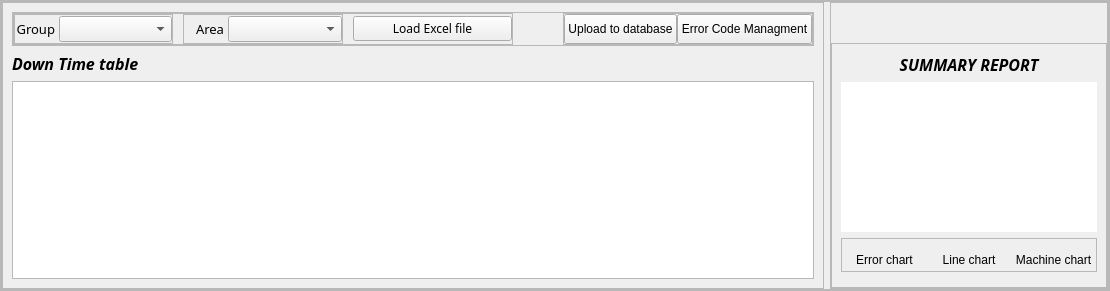
             <widget class="QWidget" name="DT_import_data_page">
              <layout class="QHBoxLayout" name="horizontalLayout_68">
               <property name="spacing">
                <number>0</number>
               </property>
               <property name="leftMargin">
                <number>0</number>
               </property>
               <property name="topMargin">
                <number>0</number>
               </property>
               <property name="rightMargin">
                <number>0</number>
               </property>
               <property name="bottomMargin">
                <number>0</number>
               </property>
               <item>
                <widget class="QFrame" name="frame_95">
                 <property name="frameShape">
                  <enum>QFrame::StyledPanel</enum>
                 </property>
                 <property name="frameShadow">
                  <enum>QFrame::Raised</enum>
                 </property>
                 <layout class="QVBoxLayout" name="verticalLayout_49">
                  <property name="spacing">
                   <number>0</number>
                  </property>
                  <property name="leftMargin">
                   <number>0</number>
                  </property>
                  <property name="topMargin">
                   <number>0</number>
                  </property>
                  <property name="rightMargin">
                   <number>0</number>
                  </property>
                  <property name="bottomMargin">
                   <number>0</number>
                  </property>
                  <item>
                   <widget class="QFrame" name="frame_97">
                    <property name="frameShape">
                     <enum>QFrame::StyledPanel</enum>
                    </property>
                    <property name="frameShadow">
                     <enum>QFrame::Raised</enum>
                    </property>
                    <layout class="QHBoxLayout" name="horizontalLayout_72">
                     <property name="leftMargin">
                      <number>0</number>
                     </property>
                     <property name="topMargin">
                      <number>0</number>
                     </property>
                     <property name="rightMargin">
                      <number>0</number>
                     </property>
                     <property name="bottomMargin">
                      <number>0</number>
                     </property>
                     <item>
                      <widget class="QFrame" name="frame_100">
                       <property name="frameShape">
                        <enum>QFrame::StyledPanel</enum>
                       </property>
                       <property name="frameShadow">
                        <enum>QFrame::Raised</enum>
                       </property>
                       <layout class="QVBoxLayout" name="verticalLayout_50">
                        <item>
                         <widget class="QFrame" name="frame_96">
                          <property name="frameShape">
                           <enum>QFrame::StyledPanel</enum>
                          </property>
                          <property name="frameShadow">
                           <enum>QFrame::Raised</enum>
                          </property>
                          <layout class="QHBoxLayout" name="horizontalLayout_73">
                           <property name="spacing">
                            <number>50</number>
                           </property>
                           <property name="leftMargin">
                            <number>0</number>
                           </property>
                           <property name="topMargin">
                            <number>0</number>
                           </property>
                           <property name="rightMargin">
                            <number>0</number>
                           </property>
                           <property name="bottomMargin">
                            <number>0</number>
                           </property>
                           <item>
                            <widget class="QFrame" name="frame_98">
                             <property name="sizePolicy">
                              <sizepolicy hsizetype="Preferred" vsizetype="Preferred">
                               <horstretch>0</horstretch>
                               <verstretch>0</verstretch>
                              </sizepolicy>
                             </property>
                             <property name="minimumSize">
                              <size>
                               <width>500</width>
                               <height>0</height>
                              </size>
                             </property>
                             <property name="maximumSize">
                              <size>
                               <width>500</width>
                               <height>50</height>
                              </size>
                             </property>
                             <property name="frameShape">
                              <enum>QFrame::StyledPanel</enum>
                             </property>
                             <property name="frameShadow">
                              <enum>QFrame::Raised</enum>
                             </property>
                             <property name="lineWidth">
                              <number>0</number>
                             </property>
                             <layout class="QHBoxLayout" name="horizontalLayout_71">
                              <property name="spacing">
                               <number>10</number>
                              </property>
                              <property name="leftMargin">
                               <number>0</number>
                              </property>
                              <property name="topMargin">
                               <number>0</number>
                              </property>
                              <property name="rightMargin">
                               <number>0</number>
                              </property>
                              <property name="bottomMargin">
                               <number>0</number>
                              </property>
                              <item>
                               <widget class="QFrame" name="frame_99">
                                <property name="frameShape">
                                 <enum>QFrame::StyledPanel</enum>
                                </property>
                                <property name="frameShadow">
                                 <enum>QFrame::Raised</enum>
                                </property>
                                <layout class="QHBoxLayout" name="horizontalLayout_69">
                                 <property name="spacing">
                                  <number>4</number>
                                 </property>
                                 <property name="leftMargin">
                                  <number>0</number>
                                 </property>
                                 <property name="topMargin">
                                  <number>0</number>
                                 </property>
                                 <property name="rightMargin">
                                  <number>0</number>
                                 </property>
                                 <property name="bottomMargin">
                                  <number>0</number>
                                 </property>
                                 <item>
                                  <widget class="QLabel" name="label_67">
                                   <property name="maximumSize">
                                    <size>
                                     <width>40</width>
                                     <height>16777215</height>
                                    </size>
                                   </property>
                                   <property name="font">
                                    <font>
                                     <family>Rockwell</family>
                                     <pointsize>10</pointsize>
                                    </font>
                                   </property>
                                   <property name="text">
                                    <string>Group</string>
                                   </property>
                                   <property name="alignment">
                                    <set>Qt::AlignRight|Qt::AlignTrailing|Qt::AlignVCenter</set>
                                   </property>
                                  </widget>
                                 </item>
                                 <item>
                                  <widget class="QComboBox" name="DT_group_input_data">
                                   <property name="font">
                                    <font>
                                     <family>Rockwell</family>
                                     <pointsize>10</pointsize>
                                    </font>
                                   </property>
                                  </widget>
                                 </item>
                                </layout>
                               </widget>
                              </item>
                              <item>
                               <widget class="QFrame" name="frame_102">
                                <property name="frameShape">
                                 <enum>QFrame::StyledPanel</enum>
                                </property>
                                <property name="frameShadow">
                                 <enum>QFrame::Raised</enum>
                                </property>
                                <layout class="QHBoxLayout" name="horizontalLayout_70">
                                 <property name="spacing">
                                  <number>4</number>
                                 </property>
                                 <property name="leftMargin">
                                  <number>0</number>
                                 </property>
                                 <property name="topMargin">
                                  <number>0</number>
                                 </property>
                                 <property name="rightMargin">
                                  <number>0</number>
                                 </property>
                                 <property name="bottomMargin">
                                  <number>0</number>
                                 </property>
                                 <item>
                                  <widget class="QLabel" name="label_68">
                                   <property name="maximumSize">
                                    <size>
                                     <width>40</width>
                                     <height>16777215</height>
                                    </size>
                                   </property>
                                   <property name="font">
                                    <font>
                                     <family>Rockwell</family>
                                     <pointsize>10</pointsize>
                                    </font>
                                   </property>
                                   <property name="text">
                                    <string>Area</string>
                                   </property>
                                   <property name="alignment">
                                    <set>Qt::AlignRight|Qt::AlignTrailing|Qt::AlignVCenter</set>
                                   </property>
                                  </widget>
                                 </item>
                                 <item>
                                  <widget class="QComboBox" name="DT_area_input_data">
                                   <property name="font">
                                    <font>
                                     <family>Rockwell</family>
                                     <pointsize>10</pointsize>
                                    </font>
                                   </property>
                                  </widget>
                                 </item>
                                </layout>
                               </widget>
                              </item>
                              <item>
                               <widget class="QPushButton" name="DT_upload_data_btn">
                                <property name="font">
                                 <font>
                                  <family>Rockwell</family>
                                 </font>
                                </property>
                                <property name="text">
                                 <string>Load Excel file</string>
                                </property>
                                <property name="icon">
                                 <iconset>
                                  <normaloff>../../../../../../program/Icons/Excel_icon.ico</normaloff>../../../../../../program/Icons/Excel_icon.ico</iconset>
                                </property>
                                <property name="iconSize">
                                 <size>
                                  <width>25</width>
                                  <height>25</height>
                                 </size>
                                </property>
                               </widget>
                              </item>
                             </layout>
                            </widget>
                           </item>
                           <item>
                            <widget class="QFrame" name="frame_104">
                             <property name="maximumSize">
                              <size>
                               <width>350</width>
                               <height>16777215</height>
                              </size>
                             </property>
                             <property name="frameShape">
                              <enum>QFrame::StyledPanel</enum>
                             </property>
                             <property name="frameShadow">
                              <enum>QFrame::Raised</enum>
                             </property>
                             <layout class="QHBoxLayout" name="horizontalLayout_75">
                              <property name="spacing">
                               <number>0</number>
                              </property>
                              <property name="leftMargin">
                               <number>0</number>
                              </property>
                              <property name="topMargin">
                               <number>0</number>
                              </property>
                              <property name="rightMargin">
                               <number>0</number>
                              </property>
                              <property name="bottomMargin">
                               <number>0</number>
                              </property>
                              <item>
                               <widget class="QPushButton" name="DT_import_database_btn">
                                <property name="minimumSize">
                                 <size>
                                  <width>0</width>
                                  <height>30</height>
                                 </size>
                                </property>
                                <property name="maximumSize">
                                 <size>
                                  <width>150</width>
                                  <height>16777215</height>
                                 </size>
                                </property>
                                <property name="text">
                                 <string>Upload to database</string>
                                </property>
                                <property name="icon">
                                 <iconset>
                                  <normaloff>../../../../../../program/Icons/upload.ico</normaloff>../../../../../../program/Icons/upload.ico</iconset>
                                </property>
                                <property name="iconSize">
                                 <size>
                                  <width>25</width>
                                  <height>25</height>
                                 </size>
                                </property>
                               </widget>
                              </item>
                              <item>
                               <widget class="QPushButton" name="DT_error_code_btn">
                                <property name="minimumSize">
                                 <size>
                                  <width>0</width>
                                  <height>30</height>
                                 </size>
                                </property>
                                <property name="maximumSize">
                                 <size>
                                  <width>150</width>
                                  <height>16777215</height>
                                 </size>
                                </property>
                                <property name="text">
                                 <string>Error Code Managment</string>
                                </property>
                               </widget>
                              </item>
                             </layout>
                            </widget>
                           </item>
                          </layout>
                         </widget>
                        </item>
                        <item>
                         <widget class="QLabel" name="label_70">
                          <property name="font">
                           <font>
                            <family>Rockwell</family>
                            <pointsize>12</pointsize>
                            <weight>75</weight>
                            <italic>true</italic>
                            <bold>true</bold>
                           </font>
                          </property>
                          <property name="text">
                           <string>Down Time table</string>
                          </property>
                         </widget>
                        </item>
                        <item>
                         <widget class="QTableWidget" name="DT_data_table">
                          <property name="sizePolicy">
                           <sizepolicy hsizetype="Minimum" vsizetype="Expanding">
                            <horstretch>0</horstretch>
                            <verstretch>0</verstretch>
                           </sizepolicy>
                          </property>
                          <property name="dragDropMode">
                           <enum>QAbstractItemView::DropOnly</enum>
                          </property>
                         </widget>
                        </item>
                       </layout>
                      </widget>
                     </item>
                     <item>
                      <widget class="QFrame" name="frame_101">
                       <property name="maximumSize">
                        <size>
                         <width>300</width>
                         <height>16777215</height>
                        </size>
                       </property>
                       <property name="frameShape">
                        <enum>QFrame::StyledPanel</enum>
                       </property>
                       <property name="frameShadow">
                        <enum>QFrame::Raised</enum>
                       </property>
                       <layout class="QVBoxLayout" name="verticalLayout_51">
                        <property name="leftMargin">
                         <number>0</number>
                        </property>
                        <property name="topMargin">
                         <number>0</number>
                        </property>
                        <property name="rightMargin">
                         <number>0</number>
                        </property>
                        <property name="bottomMargin">
                         <number>0</number>
                        </property>
                        <item>
                         <spacer name="verticalSpacer">
                          <property name="orientation">
                           <enum>Qt::Vertical</enum>
                          </property>
                          <property name="sizeType">
                           <enum>QSizePolicy::Fixed</enum>
                          </property>
                          <property name="sizeHint" stdset="0">
                           <size>
                            <width>20</width>
                            <height>40</height>
                           </size>
                          </property>
                         </spacer>
                        </item>
                        <item>
                         <widget class="QFrame" name="frame_103">
                          <property name="frameShape">
                           <enum>QFrame::StyledPanel</enum>
                          </property>
                          <property name="frameShadow">
                           <enum>QFrame::Raised</enum>
                          </property>
                          <layout class="QVBoxLayout" name="verticalLayout_52">
                           <item>
                            <widget class="QLabel" name="label_71">
                             <property name="sizePolicy">
                              <sizepolicy hsizetype="Preferred" vsizetype="Preferred">
                               <horstretch>0</horstretch>
                               <verstretch>0</verstretch>
                              </sizepolicy>
                             </property>
                             <property name="maximumSize">
                              <size>
                               <width>16777215</width>
                               <height>30</height>
                              </size>
                             </property>
                             <property name="font">
                              <font>
                               <family>Rockwell</family>
                               <pointsize>12</pointsize>
                               <weight>75</weight>
                               <italic>true</italic>
                               <bold>true</bold>
                              </font>
                             </property>
                             <property name="text">
                              <string>SUMMARY REPORT</string>
                             </property>
                             <property name="alignment">
                              <set>Qt::AlignCenter</set>
                             </property>
                            </widget>
                           </item>
                           <item>
                            <widget class="QTableView" name="DT_summary_table">
                             <property name="sizePolicy">
                              <sizepolicy hsizetype="Minimum" vsizetype="Minimum">
                               <horstretch>0</horstretch>
                               <verstretch>0</verstretch>
                              </sizepolicy>
                             </property>
                             <property name="minimumSize">
                              <size>
                               <width>0</width>
                               <height>0</height>
                              </size>
                             </property>
                             <property name="maximumSize">
                              <size>
                               <width>16777215</width>
                               <height>150</height>
                              </size>
                             </property>
                             <property name="frameShape">
                              <enum>QFrame::NoFrame</enum>
                             </property>
                             <property name="showGrid">
                              <bool>true</bool>
                             </property>
                             <property name="wordWrap">
                              <bool>true</bool>
                             </property>
                             <attribute name="horizontalHeaderVisible">
                              <bool>false</bool>
                             </attribute>
                             <attribute name="horizontalHeaderHighlightSections">
                              <bool>false</bool>
                             </attribute>
                             <attribute name="verticalHeaderVisible">
                              <bool>false</bool>
                             </attribute>
                             <attribute name="verticalHeaderHighlightSections">
                              <bool>false</bool>
                             </attribute>
                            </widget>
                           </item>
                           <item>
                            <widget class="QFrame" name="frame_105">
                             <property name="maximumSize">
                              <size>
                               <width>16777215</width>
                               <height>35</height>
                              </size>
                             </property>
                             <property name="frameShape">
                              <enum>QFrame::StyledPanel</enum>
                             </property>
                             <property name="frameShadow">
                              <enum>QFrame::Raised</enum>
                             </property>
                             <layout class="QHBoxLayout" name="horizontalLayout_74">
                              <property name="spacing">
                               <number>0</number>
                              </property>
                              <property name="leftMargin">
                               <number>0</number>
                              </property>
                              <property name="topMargin">
                               <number>10</number>
                              </property>
                              <property name="rightMargin">
                               <number>0</number>
                              </property>
                              <property name="bottomMargin">
                               <number>0</number>
                              </property>
                              <item>
                               <widget class="QPushButton" name="DT_error_chart_btn">
                                <property name="text">
                                 <string>Error chart</string>
                                </property>
                                <property name="flat">
                                 <bool>true</bool>
                                </property>
                               </widget>
                              </item>
                              <item>
                               <widget class="QPushButton" name="DT_line_chart_btn">
                                <property name="text">
                                 <string>Line chart</string>
                                </property>
                                <property name="flat">
                                 <bool>true</bool>
                                </property>
                               </widget>
                              </item>
                              <item>
                               <widget class="QPushButton" name="DT_machine_chart_btn">
                                <property name="text">
                                 <string>Machine chart</string>
                                </property>
                                <property name="flat">
                                 <bool>true</bool>
                                </property>
                               </widget>
                              </item>
                             </layout>
                            </widget>
                           </item>
                           <item>
                            <widget class="QWidget" name="DT_summary_chart_widget" native="true"/>
                           </item>
                          </layout>
                         </widget>
                        </item>
                       </layout>
                      </widget>
                     </item>
                    </layout>
                   </widget>
                  </item>
                 </layout>
                </widget>
               </item>
              </layout>
             </widget>
